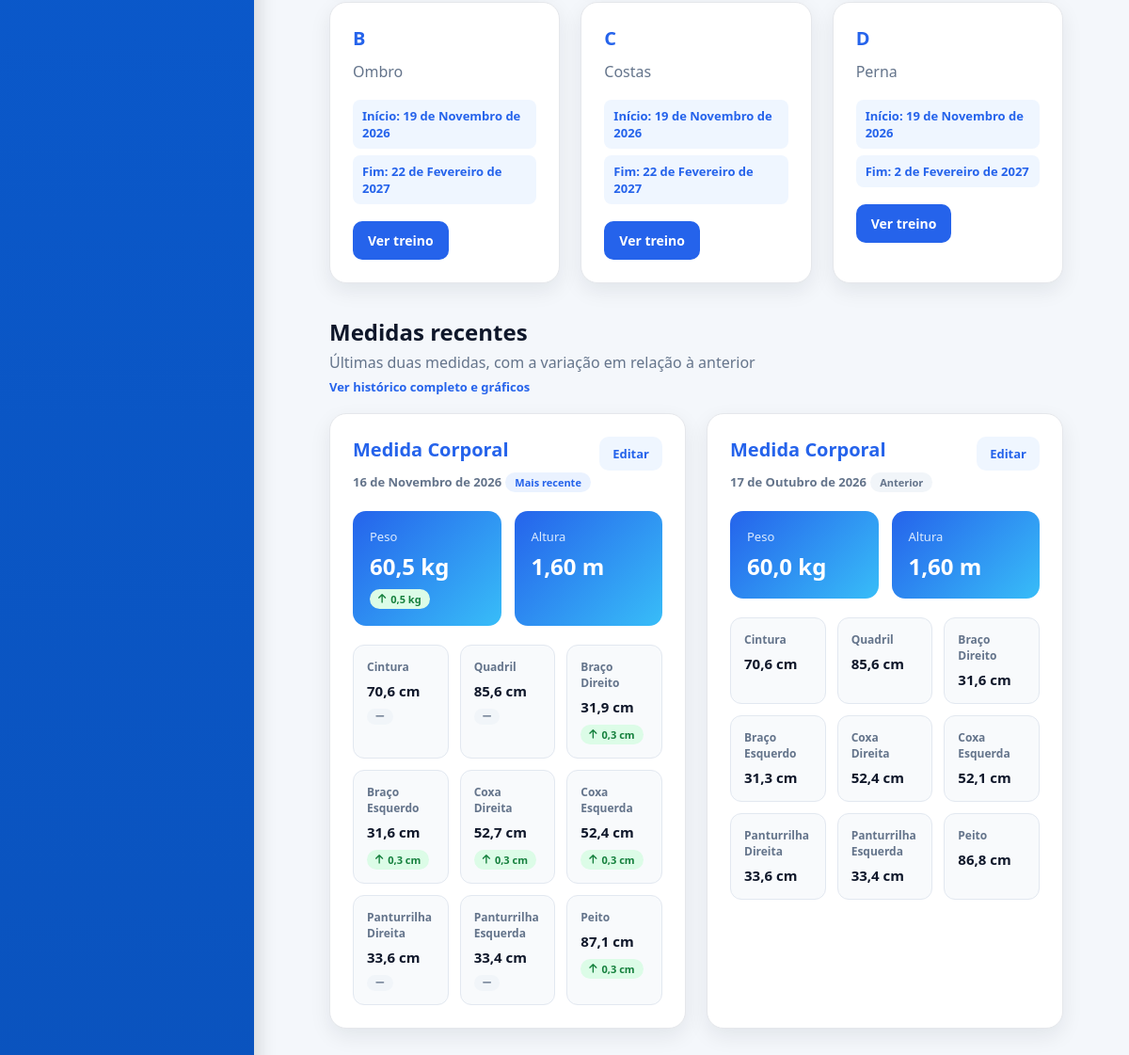
The page /cadastros/detalhe/aluno/8/ (signed in, lower part) on the database as committed earlier.
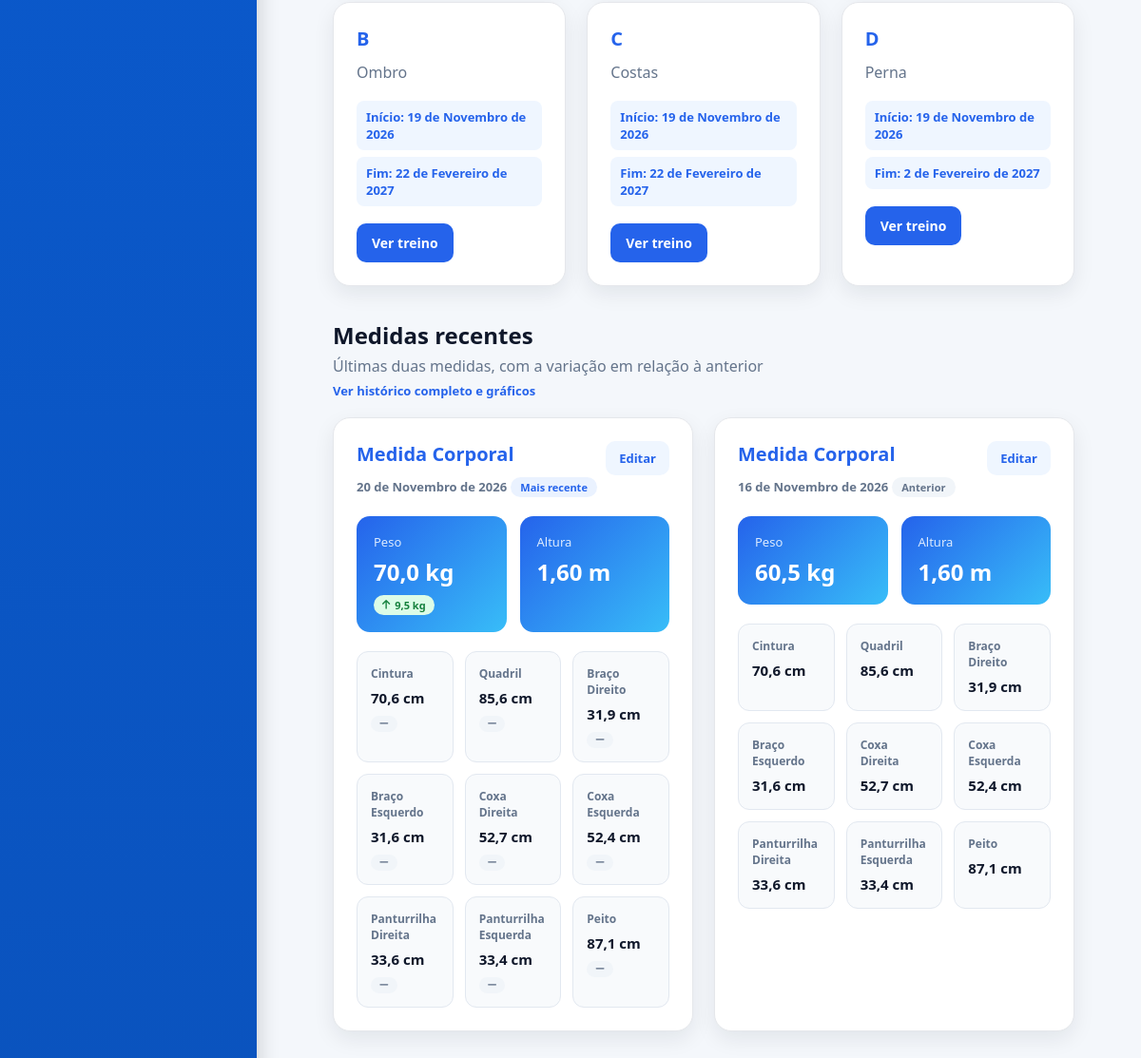
The same page on the database as committed later.
### exercicio/models.py (models this page shows, shortened)
class Treino(Auditoria):
    aluno = models.ForeignKey(Pessoa, on_delete=models.PROTECT, related_name="Treinos")
    nome_treino = models.CharField(max_length=20, verbose_name="Nome do Treino")
    data_inicio = models.DateField(verbose_name="Data de Inicio")
    data_fim = models.DateField(verbose_name="Data de Encerramento")
    descricao = models.CharField(max_length=100, verbose_name="Descrição")
    cadastrado_por = models.ForeignKey(Pessoa, on_delete=models.PROTECT)

### medidas/models.py (models this page shows, shortened)
class Medidas(Auditoria):
    aluno = models.ForeignKey(Pessoa, on_delete=models.PROTECT, related_name="medidas_aluno")
    altura = models.FloatField(verbose_name="Altura")
    peso = models.FloatField(verbose_name="Peso")
    cintura = models.FloatField(verbose_name="Cintura")
    quadril = models.FloatField(verbose_name="Quadril")
    braco_direito = models.FloatField(verbose_name="Braço Direito")
    braco_esquerdo = models.FloatField(verbose_name="Braço Esquerdo")
    coxa_direita = models.FloatField(verbose_name="Coxa Direita")
    coxa_esquerda = models.FloatField(verbose_name="Coxa Esquerda")
    panturrilha_direita = models.FloatField(verbose_name="Panturrilha Direita")
    panturrilha_esquerda = models.FloatField(verbose_name="Panturrilha Esquerda")
    peito = models.FloatField(verbose_name="Peito")
    data_medida = models.DateField(verbose_name="Data da medida")
    cadastrado_por = models.ForeignKey("auth.User", on_delete=models.PROTECT, related_name="cadastrado_por")
    @property
    def altura_em_metros(self):
        return self.altura / 100 if self.altura > 3 else self.altura

### cadastros/views.py (the view)
# urls.py: path('detalhe/aluno/<int:pk>/', PessoaDetail.as_view(), name='detalhe-aluno'),
class PessoaDetail(SomenteDoMeuAlunoMixin, LoginRequiredMixin, GroupRequiredMixin, DetailView):
    campo_aluno = "pk"
    login_url = reverse_lazy('login')
    model = Pessoa
    context_object_name = "aluno"
    template_name = "cadastros/detalhe_aluno.html"
    group_required = ["Professor", "Administrador"]
    def get_context_data(self, **kwargs):
        context = super().get_context_data(**kwargs)
        context["treinos"] = Treino.objects.filter(aluno=self.object)
        medidas = list(
            Medidas.objects.filter(aluno=self.object).order_by("-data_medida", "-id")[:2]
        )
        for medida in medidas:
            medida.variacoes = {}
        if len(medidas) == 2:
            medidas[0].variacoes = calcular_variacoes(medidas[0], medidas[1])
        context["medidas"] = medidas
        return context

### cadastros/models.py (called while the page is built)
    def __str__(self):
        return "{} ({})".format(self.nome, self.estado.sigla)

    def __str__(self):
        return f"{self.nome} - {self.get_tipo_display()}"

    @property
    def idade(self):
        if not self.data_nascimento:
            return None
        hoje = timezone.localdate()
        ja_fez_aniversario = (hoje.month, hoje.day) >= (
            self.data_nascimento.month, self.data_nascimento.day
        )
        return hoje.year - self.data_nascimento.year - (0 if ja_fez_aniversario else 1)

    @property
    def cpf_formatado(self):
        c = self.cpf or ''
        if len(c) != 11:
            return c
        return f"{c[:3]}.{c[3:6]}.{c[6:9]}-{c[9:]}"

    @property
    def telefone_formatado(self):
        t = ''.join(ch for ch in (self.telefone or '') if ch.isdigit())
        if len(t) == 11:
            return f"({t[:2]}) {t[2:7]}-{t[7:]}"
        if len(t) == 10:
            return f"({t[:2]}) {t[2:6]}-{t[6:]}"
        return self.telefone or ''

### cadastros/permissoes.py (called while the page is built, shortened)
def eh_admin(user):
    return user.is_superuser or user.groups.filter(name="Administrador").exists()

def alunos_do_usuario(user):
    if eh_admin(user):
        return Pessoa.objects.filter(tipo="ALUNO")

### cadastros/templates/cadastros/detalhe_aluno.html (shortened to what the changed rows need)
{% extends 'modelo.html' %}
{% load static %}
{% block css %}
<link rel="stylesheet" href="{% static 'css/cadastros/detalhe_aluno.css' %}">
{% endblock %}
{% block main %}
<div class="aluno-detalhe">
    <div class="treino-grid">
        {% for treino in treinos %}
        <div class="treino-card">
            <h4>{{ treino.nome_treino }}</h4>
            <p>{{ treino.descricao }}</p>
            <div class="treino-info">
                <span>Início: {{ treino.data_inicio }}</span>
                <span>Fim: {{ treino.data_fim }}</span>
            </div>
            <a href="{% url 'detalhe-treino' treino.id %}" class="btn-ver-treino">
                Ver treino
            </a>
        </div>
        {% empty %}
        <div class="empty-card">
            <p>Este aluno ainda não possui treinos cadastrados.</p>
        </div>
        {% endfor %}
    </div>
    <div class="medidas-grid">
        {% for medida in medidas %}
        <div class="medida-card">
            <div class="medida-card-header">
                <div>
                    <h4>Medida Corporal</h4>
                    <span>{{ medida.data_medida }}</span>
                    <em class="medida-tag{% if forloop.first %} atual{% endif %}">
                        {% if forloop.first %}Mais recente{% else %}Anterior{% endif %}
                    </em>
                </div>
                <a href="{% url 'editar-medidas' medida.id %}" class="btn-editar-medida">
                    Editar
                </a>
            </div>
            <div class="medida-principal">
                <div>
                    <span>Peso</span>
                    <strong>{{ medida.peso }} kg</strong>
                    {% include 'cadastros/_variacao.html' with v=medida.variacoes.peso unidade='kg' %}
                </div>
                <div>
                    <span>Altura</span>
                    <strong>{{ medida.altura_em_metros|floatformat:2 }} m</strong>
                </div>
            </div>
            <div class="medida-dados">
                <div class="medida-item">
                    <span>Cintura</span>
                    <strong>{{ medida.cintura }} cm</strong>
                    {% include 'cadastros/_variacao.html' with v=medida.variacoes.cintura unidade='cm' %}
                </div>
                <div class="medida-item">
                    <span>Quadril</span>
                    <strong>{{ medida.quadril }} cm</strong>
                    {% include 'cadastros/_variacao.html' with v=medida.variacoes.quadril unidade='cm' %}
                </div>
                <div class="medida-item">
                    <span>Braço Direito</span>
                    <strong>{{ medida.braco_direito }} cm</strong>
                    {% include 'cadastros/_variacao.html' with v=medida.variacoes.braco_direito unidade='cm' %}
                </div>
                <div class="medida-item">
                    <span>Braço Esquerdo</span>
                    <strong>{{ medida.braco_esquerdo }} cm</strong>
                    {% include 'cadastros/_variacao.html' with v=medida.variacoes.braco_esquerdo unidade='cm' %}
                </div>
                <div class="medida-item">
                    <span>Coxa Direita</span>
                    <strong>{{ medida.coxa_direita }} cm</strong>
                    {% include 'cadastros/_variacao.html' with v=medida.variacoes.coxa_direita unidade='cm' %}
                </div>
                <div class="medida-item">
                    <span>Coxa Esquerda</span>
                    <strong>{{ medida.coxa_esquerda }} cm</strong>
                    {% include 'cadastros/_variacao.html' with v=medida.variacoes.coxa_esquerda unidade='cm' %}
                </div>
                <div class="medida-item">
                    <span>Panturrilha Direita</span>
                    <strong>{{ medida.panturrilha_direita }} cm</strong>
                    {% include 'cadastros/_variacao.html' with v=medida.variacoes.panturrilha_direita unidade='cm' %}
                </div>
                <div class="medida-item">
                    <span>Panturrilha Esquerda</span>
                    <strong>{{ medida.panturrilha_esquerda }} cm</strong>
                    {% include 'cadastros/_variacao.html' with v=medida.variacoes.panturrilha_esquerda unidade='cm' %}
                </div>
                <div class="medida-item">
                    <span>Peito</span>
                    <strong>{{ medida.peito }} cm</strong>
                    {% include 'cadastros/_variacao.html' with v=medida.variacoes.peito unidade='cm' %}
                </div>
            </div>
        </div>
        {% endfor %}
    </div>
</div>
{% endblock %}

### cadastros/templates/cadastros/_variacao.html
{% if v %}
<em class="variacao variacao-{{ v.sentido }}" title="Variação em relação à medida anterior">
    {% if v.sentido == 'subiu' %}
    <i class="fas fa-arrow-up"></i>
    {% elif v.sentido == 'desceu' %}
    <i class="fas fa-arrow-down"></i>
    {% else %}
    <i class="fas fa-minus"></i>
    {% endif %}
    {% if v.sentido != 'igual' %}{{ v.valor|floatformat:1 }} {{ unidade }}{% endif %}
</em>
{% endif %}

Rows that differ between the two databases and show on the page:
no longer on this page (row unchanged): Medidas: data_medida "17 de Outubro de 2026", shows "Anterior", peso "60,0", altura_em_metros "1,60", cintura "70,6", quadril "85,6", braco_direito "31,6", braco_esquerdo "31,3", coxa_direita "52,4", coxa_esquerda "52,1", panturrilha_direita "33,6", panturrilha_esquerda "33,4", peito "86,8"
added Medidas: data_medida "20 de Novembro de 2026", shows "Mais recente", peso "70,0", valor "9,5", unidade "kg", altura_em_metros "1,60", cintura "70,6", quadril "85,6", braco_direito "31,9", braco_esquerdo "31,6", coxa_direita "52,7", coxa_esquerda "52,4", panturrilha_direita "33,6", panturrilha_esquerda "33,4", peito "87,1"
shown differently, row unchanged: Medidas "16 de Novembro de 2026": valor "0,5 0,3 0,3 0,3 0,3 0,3" → (not shown); unidade "kg cm cm cm cm cm" → (not shown); text "Mais recente" → "Anterior"
